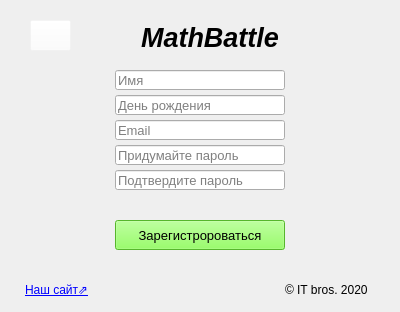
<?xml version="1.0" encoding="UTF-8"?>
<ui version="4.0">
 <class>RegisterForm</class>
 <widget class="QWidget" name="RegisterForm">
  <property name="geometry">
   <rect>
    <x>0</x>
    <y>0</y>
    <width>400</width>
    <height>312</height>
   </rect>
  </property>
  <property name="windowTitle">
   <string>Регистрация</string>
  </property>
  <widget class="QLabel" name="label_6">
   <property name="geometry">
    <rect>
     <x>285</x>
     <y>280</y>
     <width>91</width>
     <height>20</height>
    </rect>
   </property>
   <property name="font">
    <font>
     <pointsize>9</pointsize>
    </font>
   </property>
   <property name="text">
    <string>© IT bros. 2020</string>
   </property>
  </widget>
  <widget class="QLabel" name="label_8">
   <property name="geometry">
    <rect>
     <x>135</x>
     <y>20</y>
     <width>150</width>
     <height>35</height>
    </rect>
   </property>
   <property name="font">
    <font>
     <family>Arial</family>
     <pointsize>20</pointsize>
     <weight>75</weight>
     <italic>true</italic>
     <bold>true</bold>
    </font>
   </property>
   <property name="text">
    <string>MathBattle</string>
   </property>
   <property name="alignment">
    <set>Qt::AlignCenter</set>
   </property>
  </widget>
  <widget class="QLabel" name="label_5">
   <property name="geometry">
    <rect>
     <x>25</x>
     <y>280</y>
     <width>221</width>
     <height>20</height>
    </rect>
   </property>
   <property name="font">
    <font>
     <pointsize>9</pointsize>
    </font>
   </property>
   <property name="text">
    <string>&lt;html&gt;&lt;head/&gt;&lt;body&gt;&lt;p&gt;&lt;a href=&quot;https://ru.stackoverflow.com/q/851355/255866&quot;&gt;&lt;span style=&quot; text-decoration: underline; color:#0000ff;&quot;&gt;Наш сайт⇗&lt;/span&gt;&lt;/a&gt;&lt;/p&gt;&lt;/body&gt;&lt;/html&gt;</string>
   </property>
   <property name="openExternalLinks">
    <bool>true</bool>
   </property>
  </widget>
  <widget class="QPushButton" name="pushButton">
   <property name="geometry">
    <rect>
     <x>30</x>
     <y>20</y>
     <width>41</width>
     <height>31</height>
    </rect>
   </property>
   <property name="font">
    <font>
     <pointsize>18</pointsize>
    </font>
   </property>
   <property name="autoFillBackground">
    <bool>false</bool>
   </property>
   <property name="styleSheet">
    <string notr="true">background-color: url(right-arrow-outline.png);
background-color: rgba(255, 255, 255, 10);</string>
   </property>
   <property name="text">
    <string/>
   </property>
   <property name="icon">
    <iconset>
     <normaloff>../img/right-arrow-outline.png</normaloff>../img/right-arrow-outline.png</iconset>
   </property>
   <property name="iconSize">
    <size>
     <width>20</width>
     <height>20</height>
    </size>
   </property>
   <property name="checkable">
    <bool>false</bool>
   </property>
   <property name="checked">
    <bool>false</bool>
   </property>
   <property name="autoRepeat">
    <bool>false</bool>
   </property>
   <property name="autoExclusive">
    <bool>false</bool>
   </property>
   <property name="autoRepeatDelay">
    <number>300</number>
   </property>
   <property name="autoDefault">
    <bool>false</bool>
   </property>
   <property name="default">
    <bool>false</bool>
   </property>
   <property name="flat">
    <bool>false</bool>
   </property>
  </widget>
  <widget class="QPushButton" name="RegButton_2">
   <property name="geometry">
    <rect>
     <x>115</x>
     <y>220</y>
     <width>170</width>
     <height>30</height>
    </rect>
   </property>
   <property name="minimumSize">
    <size>
     <width>170</width>
     <height>30</height>
    </size>
   </property>
   <property name="maximumSize">
    <size>
     <width>160</width>
     <height>30</height>
    </size>
   </property>
   <property name="font">
    <font>
     <pointsize>10</pointsize>
    </font>
   </property>
   <property name="styleSheet">
    <string notr="true">background-color: rgb(120, 255, 62);</string>
   </property>
   <property name="text">
    <string>Зарегистророваться</string>
   </property>
  </widget>
  <widget class="QLineEdit" name="create_Nickname_lineEdit">
   <property name="geometry">
    <rect>
     <x>115</x>
     <y>70</y>
     <width>170</width>
     <height>20</height>
    </rect>
   </property>
   <property name="maximumSize">
    <size>
     <width>170</width>
     <height>25</height>
    </size>
   </property>
   <property name="font">
    <font>
     <pointsize>10</pointsize>
    </font>
   </property>
   <property name="placeholderText">
    <string>Имя</string>
   </property>
  </widget>
  <widget class="QLineEdit" name="create_Email_lineEdit">
   <property name="geometry">
    <rect>
     <x>115</x>
     <y>120</y>
     <width>170</width>
     <height>20</height>
    </rect>
   </property>
   <property name="maximumSize">
    <size>
     <width>170</width>
     <height>25</height>
    </size>
   </property>
   <property name="font">
    <font>
     <pointsize>10</pointsize>
    </font>
   </property>
   <property name="placeholderText">
    <string>Email</string>
   </property>
  </widget>
  <widget class="QLineEdit" name="birthday_Email_lineEdit">
   <property name="geometry">
    <rect>
     <x>115</x>
     <y>95</y>
     <width>170</width>
     <height>20</height>
    </rect>
   </property>
   <property name="maximumSize">
    <size>
     <width>170</width>
     <height>25</height>
    </size>
   </property>
   <property name="font">
    <font>
     <pointsize>10</pointsize>
    </font>
   </property>
   <property name="placeholderText">
    <string>День рождения</string>
   </property>
  </widget>
  <widget class="QLineEdit" name="create_Password_lineEdit">
   <property name="geometry">
    <rect>
     <x>115</x>
     <y>145</y>
     <width>170</width>
     <height>20</height>
    </rect>
   </property>
   <property name="maximumSize">
    <size>
     <width>170</width>
     <height>25</height>
    </size>
   </property>
   <property name="font">
    <font>
     <pointsize>10</pointsize>
    </font>
   </property>
   <property name="placeholderText">
    <string>Придумайте пароль</string>
   </property>
  </widget>
  <widget class="QLineEdit" name="prove_Password_lineEdit">
   <property name="geometry">
    <rect>
     <x>115</x>
     <y>170</y>
     <width>170</width>
     <height>20</height>
    </rect>
   </property>
   <property name="maximumSize">
    <size>
     <width>170</width>
     <height>25</height>
    </size>
   </property>
   <property name="font">
    <font>
     <pointsize>10</pointsize>
    </font>
   </property>
   <property name="placeholderText">
    <string>Подтвердите пароль</string>
   </property>
  </widget>
 </widget>
 <resources/>
 <connections/>
</ui>
